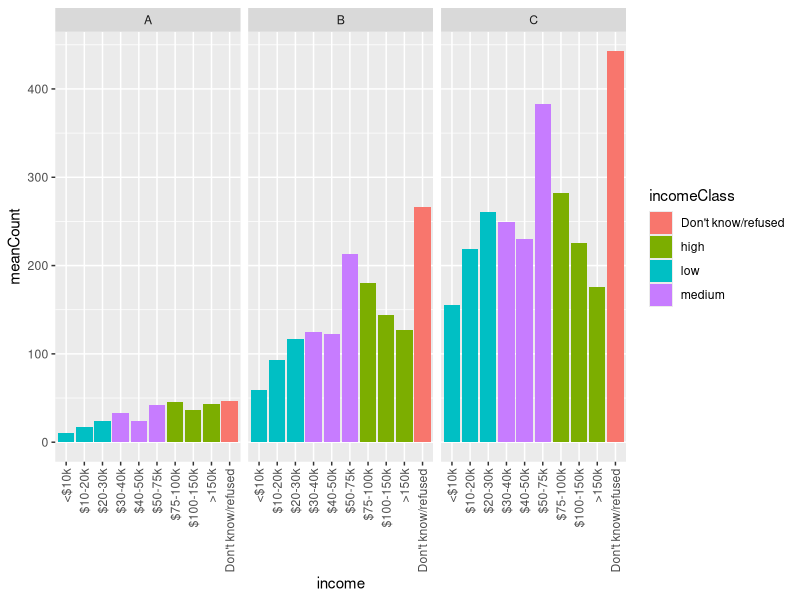

Reproduce this figure in R.
## ---- chunk 1
knitr::opts_chunk$set(echo = TRUE)
## ---- chunk 2
library(tidyverse)
## ---- chunk 3
head(relig_income)
## ---- chunk 4
## Row metadata
set.seed(10)
relig_income$religionClass <- 
  sample(c("A", "B", "C"), nrow(relig_income), replace = TRUE)

## Column metadata
columnMetadata <- data.frame(
  income = c(colnames(relig_income)[
    grepl("0", colnames(relig_income))],
    "Don't know/refused"),
  incomeGroup = c(rep("low", 3), rep("medium", 3), 
            rep("high", 3), "Don't know/refused"))
columnMetadata
## ---- chunk 5
relig_income %>%
  pivot_longer(-c(religion, religionClass), names_to = "income", values_to = "count")
## ---- chunk 6
relig_income %>%
  pivot_longer(-c(religion, religionClass), names_to = "income", values_to = "count") %>%
  mutate(income = ordered(income, levels = columnMetadata$income))
## ---- chunk 7
relig_income %>%
  pivot_longer(-c(religion, religionClass), names_to = "income", values_to = "count") %>%
  mutate(income = ordered(income, levels = columnMetadata$income)) %>%
  mutate(incomeClass = columnMetadata$incomeGroup[income])
## ---- chunk 8
test <- relig_income %>%
  pivot_longer(-c(religion, religionClass), names_to = "income", values_to = "count") %>%
  mutate(income = ordered(income, levels = columnMetadata$income)) %>%
  mutate(incomeClass = columnMetadata$incomeGroup[income])

table(test$income, test$incomeClass)
## ---- chunk 9
relig_income %>%
  pivot_longer(-c(religion, religionClass), names_to = "income", values_to = "count") %>%
  mutate(income = ordered(income, levels = columnMetadata$income)) %>%
  mutate(incomeClass = columnMetadata$incomeGroup[income]) %>%
  group_by(religionClass, income, incomeClass) %>%
  summarize(meanCount = mean(count)) %>%
  ggplot(aes(x = income, y = meanCount, fill = incomeClass)) +
  geom_col() +
  facet_wrap(vars(religionClass)) + 
  theme(axis.text.x = element_text(angle = 90, vjust = 0.5, hjust=1))


